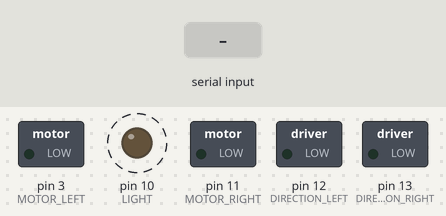
Simulated run of this sketch. Board: Arduino Uno, built with avr-gcc and run on an emulated ATmega328P. Parts: switched loads named in the sketch (green lamp = pin HIGH), output pins drawn as LEDs (lit = HIGH). Dashed ring = blinking. The test bench sets the inputs (shaded band).

Above: at 1.2 s.
1.3 s: byte 30 received over Serial
At 2.0 s:
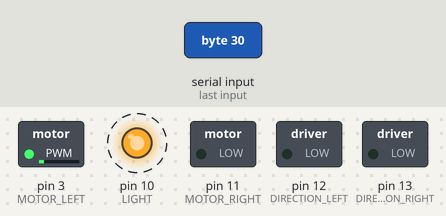
4.3 s: byte 90 received over Serial
At 5.0 s:
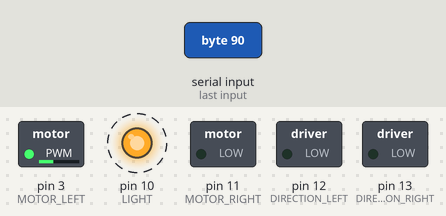
7.3 s: byte 120 received over Serial
At 7.9 s:
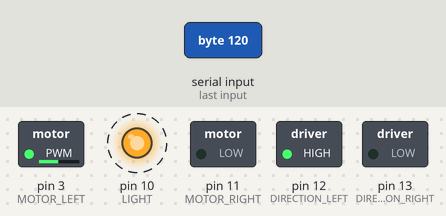
Timing chart, 0 to 16.3 s (numbered marks = the images above; inputs shaded):
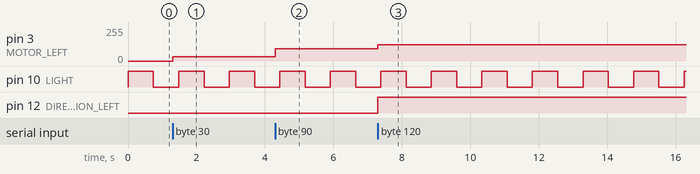

The sketch:

ArduinoController.ino
```cpp
// Set constants.
const int MOTOR_LEFT = 3;
const int MOTOR_RIGHT = 11;
const int DIRECTION_LEFT = 12;
const int DIRECTION_RIGHT = 13;
const int LIGHT = 10;
int count = 0;
enum SIDE {
  LEFT,
  RIGHT
};

// Controls the state of a motor.
void setMotor(SIDE side, int speed, bool forwards = true) {
  switch (side) {

    case LEFT:
      analogWrite(MOTOR_LEFT, speed);
      digitalWrite(DIRECTION_LEFT, (forwards) ? LOW : HIGH);
      break;

    case RIGHT:
      analogWrite(MOTOR_RIGHT, speed);
      digitalWrite(DIRECTION_RIGHT, (forwards) ? HIGH : LOW);
      break;

  }
}

void setup() {
  // put your setup code here, to run once:
  Serial.begin(9600);
  pinMode(MOTOR_LEFT, OUTPUT);
  pinMode(MOTOR_RIGHT, OUTPUT);
  pinMode(DIRECTION_LEFT, OUTPUT);
  pinMode(DIRECTION_RIGHT, OUTPUT);
  pinMode(LIGHT, OUTPUT);
  analogWrite(LIGHT, 255);
}

void loop() {
  // put your main code here, to run repeatedly:
  count++;
  if (count > 128) {
    analogWrite(LIGHT, 255);
  } else if (count > 255) {
    count = 0;
  } else {
    analogWrite(LIGHT, 0);
  }
  if (Serial.available()) {
      // Get the data packet.
      byte data = (byte)Serial.read();

      // Extract the data from the packet.
      // Format: SSSSSSDM
      // S = Speed
      // D = Direction (forwards = 1, backwards = 0)
      // M = Motor (left = 0, right = 1)

      SIDE side = ((data & 1) == 0) ? LEFT : RIGHT;
      bool forwards = (data & 2) == 2;
      int speed = (data & 252);

      // Adjust speed for the lost accuracy.
      if (speed != 0) speed += 3;

      // Make the changes.
      setMotor(side, speed, forwards);
  }
}
```

Measured:
- after the input at 1.3 s, pin 3 (MOTOR_LEFT): 0/255 → 31/255 at once
- after the input at 4.3 s, pin 3 (MOTOR_LEFT): 31/255 → 91/255 at once
- after the input at 7.3 s, pin 3 (MOTOR_LEFT): 91/255 → 123/255 at once; pin 12 (DIRECTION_LEFT): LOW → HIGH at once
- by itself, pin 10 (LIGHT): alternates HIGH for 0.74 s and LOW for 0.74 s
